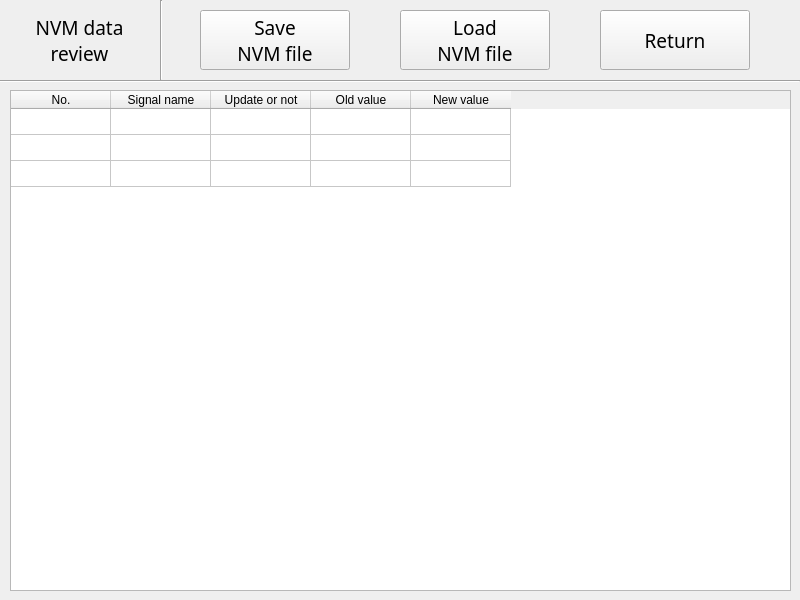
<?xml version="1.0" encoding="UTF-8"?>
<ui version="4.0">
 <class>reviewFrame</class>
 <widget class="QWidget" name="reviewFrame">
  <property name="windowModality">
   <enum>Qt::ApplicationModal</enum>
  </property>
  <property name="geometry">
   <rect>
    <x>0</x>
    <y>0</y>
    <width>800</width>
    <height>600</height>
   </rect>
  </property>
  <property name="minimumSize">
   <size>
    <width>800</width>
    <height>600</height>
   </size>
  </property>
  <property name="maximumSize">
   <size>
    <width>800</width>
    <height>600</height>
   </size>
  </property>
  <property name="mouseTracking">
   <bool>false</bool>
  </property>
  <property name="windowTitle">
   <string>review data</string>
  </property>
  <widget class="QPushButton" name="btnSaveFile">
   <property name="geometry">
    <rect>
     <x>200</x>
     <y>10</y>
     <width>150</width>
     <height>60</height>
    </rect>
   </property>
   <property name="font">
    <font>
     <family>宋体</family>
     <pointsize>14</pointsize>
    </font>
   </property>
   <property name="layoutDirection">
    <enum>Qt::LeftToRight</enum>
   </property>
   <property name="text">
    <string>Save
NVM file</string>
   </property>
  </widget>
  <widget class="Line" name="lineHTop">
   <property name="geometry">
    <rect>
     <x>0</x>
     <y>80</y>
     <width>800</width>
     <height>3</height>
    </rect>
   </property>
   <property name="orientation">
    <enum>Qt::Horizontal</enum>
   </property>
  </widget>
  <widget class="QLabel" name="labelFrameTitle">
   <property name="geometry">
    <rect>
     <x>9</x>
     <y>15</y>
     <width>141</width>
     <height>51</height>
    </rect>
   </property>
   <property name="font">
    <font>
     <family>宋体</family>
     <pointsize>14</pointsize>
    </font>
   </property>
   <property name="layoutDirection">
    <enum>Qt::LeftToRight</enum>
   </property>
   <property name="text">
    <string>NVM data
review</string>
   </property>
   <property name="alignment">
    <set>Qt::AlignCenter</set>
   </property>
   <property name="margin">
    <number>0</number>
   </property>
  </widget>
  <widget class="Line" name="lineVTop">
   <property name="geometry">
    <rect>
     <x>160</x>
     <y>0</y>
     <width>3</width>
     <height>80</height>
    </rect>
   </property>
   <property name="orientation">
    <enum>Qt::Vertical</enum>
   </property>
  </widget>
  <widget class="QPushButton" name="btnReturn">
   <property name="geometry">
    <rect>
     <x>600</x>
     <y>10</y>
     <width>150</width>
     <height>60</height>
    </rect>
   </property>
   <property name="font">
    <font>
     <family>宋体</family>
     <pointsize>14</pointsize>
    </font>
   </property>
   <property name="text">
    <string>Return</string>
   </property>
  </widget>
  <widget class="QPushButton" name="btnLoadFile">
   <property name="geometry">
    <rect>
     <x>400</x>
     <y>10</y>
     <width>150</width>
     <height>60</height>
    </rect>
   </property>
   <property name="font">
    <font>
     <family>宋体</family>
     <pointsize>14</pointsize>
    </font>
   </property>
   <property name="text">
    <string>Load
NVM file</string>
   </property>
  </widget>
  <widget class="QTableWidget" name="tableWidget">
   <property name="geometry">
    <rect>
     <x>10</x>
     <y>90</y>
     <width>781</width>
     <height>501</height>
    </rect>
   </property>
   <property name="frameShape">
    <enum>QFrame::StyledPanel</enum>
   </property>
   <property name="frameShadow">
    <enum>QFrame::Sunken</enum>
   </property>
   <property name="lineWidth">
    <number>1</number>
   </property>
   <property name="rowCount">
    <number>3</number>
   </property>
   <attribute name="horizontalHeaderCascadingSectionResizes">
    <bool>false</bool>
   </attribute>
   <attribute name="verticalHeaderVisible">
    <bool>false</bool>
   </attribute>
   <attribute name="verticalHeaderMinimumSectionSize">
    <number>26</number>
   </attribute>
   <attribute name="verticalHeaderDefaultSectionSize">
    <number>26</number>
   </attribute>
   <row/>
   <row/>
   <row/>
   <column>
    <property name="text">
     <string>No.</string>
    </property>
   </column>
   <column>
    <property name="text">
     <string>Signal name</string>
    </property>
   </column>
   <column>
    <property name="text">
     <string>Update or not</string>
    </property>
   </column>
   <column>
    <property name="text">
     <string>Old value</string>
    </property>
   </column>
   <column>
    <property name="text">
     <string>New value</string>
    </property>
   </column>
  </widget>
 </widget>
 <layoutdefault spacing="6" margin="11"/>
 <resources/>
 <connections>
  <connection>
   <sender>btnReturn</sender>
   <signal>clicked()</signal>
   <receiver>reviewFrame</receiver>
   <slot>close()</slot>
   <hints>
    <hint type="sourcelabel">
     <x>710</x>
     <y>32</y>
    </hint>
    <hint type="destinationlabel">
     <x>758</x>
     <y>20</y>
    </hint>
   </hints>
  </connection>
  <connection>
   <sender>btnSaveFile</sender>
   <signal>clicked()</signal>
   <receiver>reviewFrame</receiver>
   <slot>saveFile()</slot>
   <hints>
    <hint type="sourcelabel">
     <x>268</x>
     <y>26</y>
    </hint>
    <hint type="destinationlabel">
     <x>364</x>
     <y>21</y>
    </hint>
   </hints>
  </connection>
  <connection>
   <sender>btnLoadFile</sender>
   <signal>clicked()</signal>
   <receiver>reviewFrame</receiver>
   <slot>loadFile()</slot>
   <hints>
    <hint type="sourcelabel">
     <x>519</x>
     <y>22</y>
    </hint>
    <hint type="destinationlabel">
     <x>564</x>
     <y>27</y>
    </hint>
   </hints>
  </connection>
 </connections>
 <slots>
  <slot>loadFile()</slot>
  <slot>saveFile()</slot>
 </slots>
</ui>
